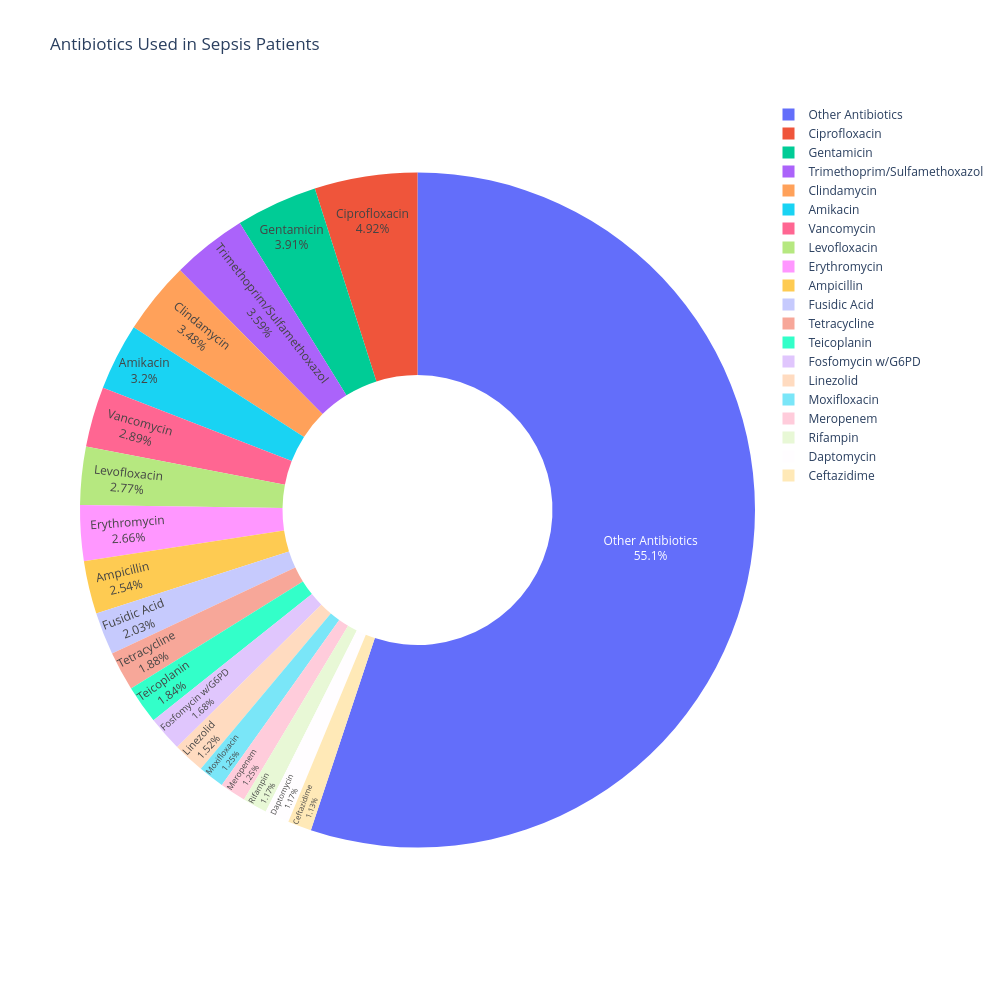

Notebook code cell kept with this figure:
### Markdown cell above
**<h3 style="color:darkgreen;">1.5 Distribution of Antibiotics**
</h3>

**Goal:** To evaluate the pattern of antibiotic usage in sepsis patients.

### Code cell
# Grouping the columns by count for better analysis
x = df['antibiotherapy'].value_counts().head(20).reset_index()
x.columns = ['Antibiotic', 'Count']

#The analysis is done using plotly pie chart
fig = px.pie(
    x,
    names='Antibiotic',
    values='Count',
    title='Antibiotics Used in Sepsis Patients',
    hole=0.4
)

# Configure the figure size
fig.update_layout(
    width=1000,
    height=1000)
        
fig.update_traces(textposition='inside', textinfo='percent+label')

# Displaying the Visualization
fig.show()

### Figure 1 — Plotly figure (JSON) as saved in the notebook; plotly's stock layout.template omitted (floating-point values rounded to 4 significant figures)
{"data": [{"domain": {"x": [0, 1], "y": [0, 1]}, "hole": 0.4, "hovertemplate": "Antibiotic=%{label}<br>Count=%{value}<extra></extra>", "labels": ["Other Antibiotics", "Ciprofloxacin", "Gentamicin", "Trimethoprim/Sulfamethoxazol", "Clindamycin", "Amikacin", "Vancomycin", "Levofloxacin", "Erythromycin", "Ampicillin", "Fusidic Acid", "Tetracycline", "Teicoplanin", "Fosfomycin w/G6PD", "Linezolid", "Moxifloxacin", "Meropenem", "Rifampin", "Daptomycin", "Ceftazidime"], "legendgroup": "", "name": "", "showlegend": true, "textinfo": "percent+label", "textposition": "inside", "type": "pie", "values": [1411, 126, 100, 92, 89, 82, 74, 71, 68, 65, 52, 48, 47, 43, 39, 32, 32, 30, 30, 29]}], "layout": {"height": 1000, "legend": {"tracegroupgap": 0}, "title": {"text": "Antibiotics Used in Sepsis Patients"}, "width": 1000}}
